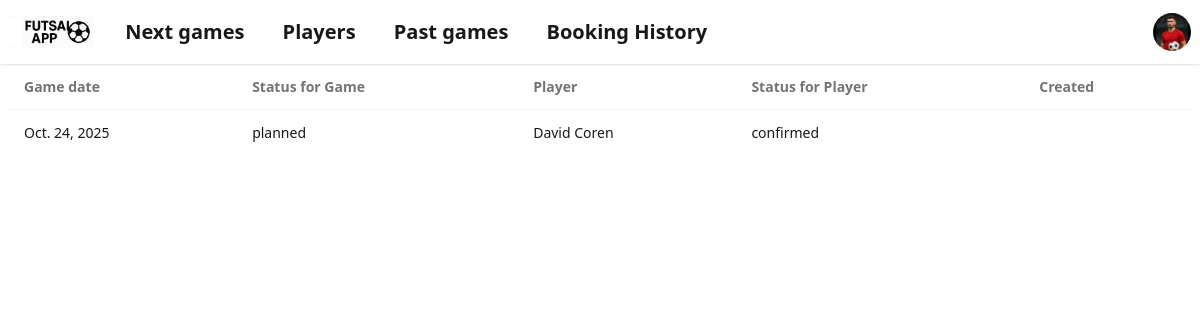
/games/booking_history/, run on an earlier commit of the app's database.
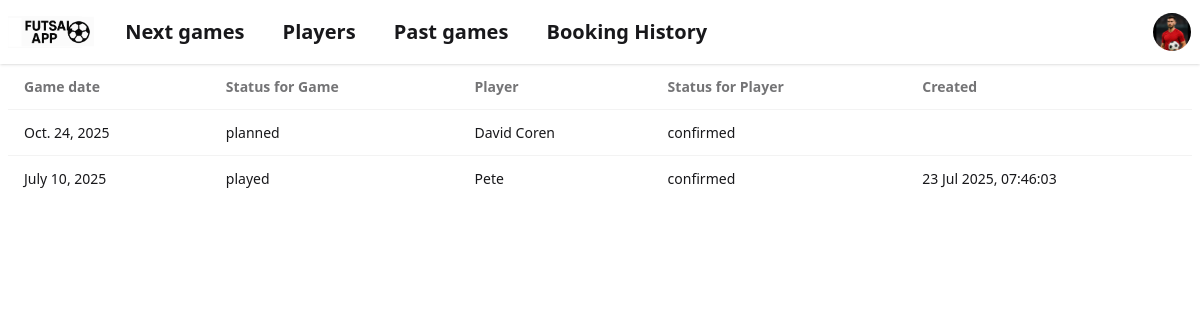
And on a later commit of the database.
### games/models.py (models this page shows, shortened)
class BookingHistoryForGame(models.Model):
    game = models.ForeignKey(Game, on_delete=models.CASCADE)
    player = models.ForeignKey(Player, on_delete=models.CASCADE, related_name='status_history')
    player_status = models.ForeignKey(PlayerStatus, on_delete=models.CASCADE)
    creation_date = models.DateTimeField(auto_now_add=True)
    class Meta:
        unique_together = ('player', 'game')

class Game(models.Model):
    when = models.DateField()
    status = models.CharField(max_length=100, default='planned')
    description = models.TextField(null=True)
    slot_1 = models.IntegerField(null=True)
    slot_2 = models.IntegerField(null=True)
    slot_3 = models.IntegerField(null=True)
    slot_4 = models.IntegerField(null=True)
    slot_5 = models.IntegerField(null=True)
    slot_6 = models.IntegerField(null=True)
    slot_7 = models.IntegerField(null=True)
    slot_8 = models.IntegerField(null=True)
    slot_9 = models.IntegerField(null=True)
    slot_10 = models.IntegerField(null=True)

class Player(models.Model):
    ROLE_CHOICES = [('Active','Active'),('Inactive','Inactive'),('Permanent','Permanent')]
    name = models.CharField(max_length=255, validators=[MinLengthValidator(3)])
    surname = models.CharField(max_length=255, validators=[MinLengthValidator(3)])
    email = models.EmailField(max_length=255, validators=[MinLengthValidator(3)])
    mobile_number = models.CharField(
        max_length=9,
        validators=[RegexValidator(regex=r'^\d{9}$', message="Mobile number must contain exactly 9 digits")]
    )
    nickname = models.CharField(max_length=255, default='N/A', validators=[MinLengthValidator(3)])
    role = models.CharField(max_length=10, choices=ROLE_CHOICES, default='Active')

class PlayerStatus(models.Model):
    player_status_name = models.CharField(max_length=50, unique=True)

### games/views.py (the view)
# urls.py: path('booking_history/', views.booking_history, name='booking_history_url'),
def booking_history(request):
    found_booking_history = BookingHistoryForGame.objects.all()
    return render(request, 'games/booking_history.html', {'booking_history': found_booking_history})

### games/templates/games/booking_history.html (shortened to what this page needs)
{% extends 'index.html' %}
{% block content %}
    <table class="table">
        <thead>
        <tr>
            <th>Game date</th>
            <th>Status for Game</th>
            <th>Player</th>
            <th>Status for Player</th>
            <th>Created</th>
        </tr>
        </thead>
        <tbody>
        {% for record in booking_history %}
            <tr>
                <td>{{ record.game.when }}</td>
                <td>{{ record.game.status }}</td>
                {% if record.player.nickname != 'N/A' %}
                    <td>{{ record.player.nickname }}</td>
                {% else %}
                    <td>{{ record.player.name }} {{ record.player.surname }}</td>
                {% endif %}
                <td>{{ record.player_status.player_status_name }}</td>
                <td>{{ record.creation_date|date:'d M Y, H:i:s' }}</td>
            </tr>
        {% endfor %}
        </tbody>
    </table>
{% endblock content %}

### templates/index.html (shortened to what this page needs)
{%  load static %}
<!DOCTYPE html>
<html lang="en">
<head>
    <link rel="stylesheet" href="{% static 'dist/styles.css' %}">
    <link rel="stylesheet" href="{% static 'dist/main.css' %}">
</head>
<body>
<div class="navbar bg-base-100 shadow-sm">
  <div class="flex-1">
      <a href="{% url 'next_games_url' %}" >
          <div class="avatar w-24">
              <img src="{% static 'img/logo_FutsalApp.png' %}" alt="Avatar">
          </div>
      </a>
      <a href="{% url 'next_games_url' %}" class="btn btn-ghost text-xl">Next games</a>
    <a href="{% url 'all_players_url' %}" class="btn btn-ghost text-xl">Players</a>
    <a href="{% url 'past_games_url' %}" class="btn btn-ghost text-xl">Past games</a>
    <a href="{% url 'booking_history_url' %}" class="btn btn-ghost text-xl">Booking History</a>
  </div>
  <div class="flex gap-2">
    <div class="dropdown dropdown-end">
      <div tabindex="0" role="button" class="btn btn-ghost btn-circle avatar">
        <div class="w-15 rounded-full">
          <img
            alt="logo"
            src="{% static 'img/logo.jpeg' %}" />
        </div>
      </div>
    </div>
  </div>
</div>
<div class="mx-auto px-2 my-12>">
    {%  block content %}
    {%  endblock %}
</div>
</body>
</html>

What changed in the data, as far as the page shows it:
added BookingHistoryForGame: game.when "July 10, 2025", game.status "played", player.nickname "Pete", player_status.player_status_name "confirmed", creation_date "23 Jul 2025, 07:46:03"
